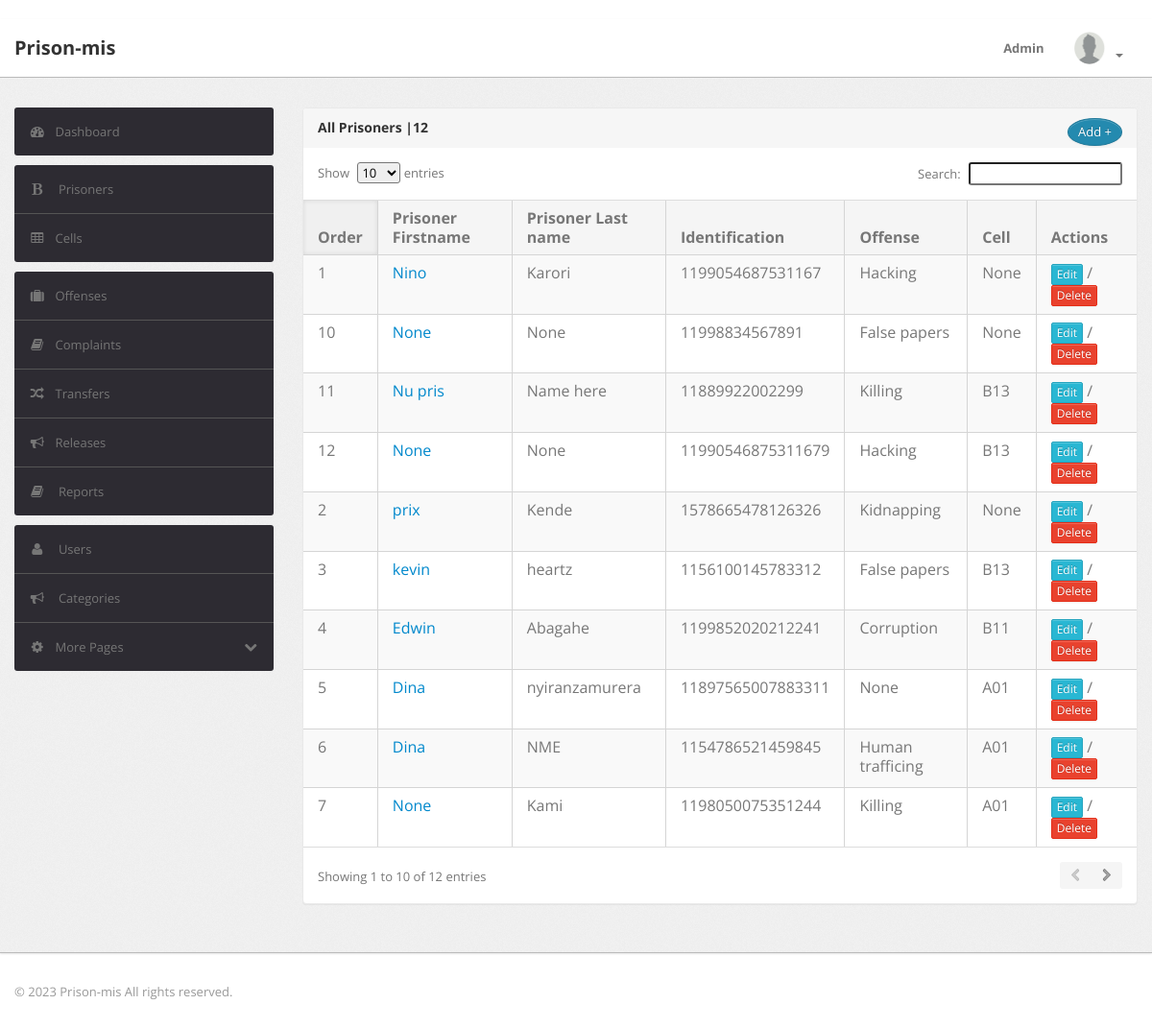
/prisoners/ (signed in), run on the app's committed database.
### accounts_app/models.py (models this page shows)
class User(AbstractUser):
    category = models.ForeignKey(Category, on_delete=models.SET_NULL, null=True)
    photo = models.ImageField(upload_to='photos/', default='avatar.png')

### prisoners_app/models.py (models this page shows, shortened)
class Prisoner(models.Model):
    firstname = models.CharField(max_length=30, default='None')
    lastname = models.CharField(max_length=30, default='None')
    email = models.EmailField(null=True,blank=True)
    identification = models.IntegerField(max_length=16)
    phone = models.IntegerField(null=True,blank=True)
    crime = models.ForeignKey(Crime, on_delete=models.SET_NULL,null=True)
    cell = models.ForeignKey(Cell, on_delete=models.SET_NULL,null=True,blank=True)
    entry_date = models.DateField()
    release_date = models.DateField(null=True, blank=True)
    marital_status = models.TextField(max_length=10, choices = MARITAL_CHOICES)
    gender = models.TextField(max_length=10, choices = GENDER_CHOICES)
    address = models.CharField(max_length=20)
    status = models.CharField(max_length=10,choices=PRISONER_STATUS_CHOICES,default="INMATE",blank=True)
    photo = models.ImageField(upload_to='photos/', default='avatar.png')

class Crime(models.Model):
    name = models.CharField(max_length=30)
    description = models.TextField()
    detention_period = models.IntegerField()
    def __str__(self):
        return self.name

class Cell(models.Model):
    name = models.CharField(max_length=10)
    max_inmates = models.IntegerField(default=4)
    status = models.CharField(max_length=10,choices=CELL_STATUS_CHOICES,default="Empty",blank=True)
    def __str__(self):
        return self.name

### prisoners_app/views.py (the view, shortened to what this page needs)
# urls.py: path('',prisoners_view,name='prisoners'),
@login_required
def prisoners_view(request):
    prisoners = Prisoner.objects.all()
    context = {'prisoners':prisoners}
    return render(request,'prisoners.html',context)

### prisoners_app/templates/prisoners.html (shortened to what this page needs)
{% extends 'base1.html' %}
{% load crispy_forms_tags %}
{% load static %}
{% block content %}
<div class="module">
    <div class="module-head">
        <h3>
            <span>All Prisoners |{{prisoners.count}}</span>
            <a href="{% url 'prisoner_add' %}" class="btn btn-primary pull-right" style="border-radius:50%">Add +</a>
        </h3>
    </div>
    <div class="module-body table">
        <table cellpadding="0" cellspacing="0" border="0" class="datatable-1 table table-bordered table-striped	 display" width="100%">
            <thead>
                <tr>
                    <th>Order</th>
                    <th>Prisoner Firstname</th>
                    <th>Prisoner Last name</th>
                    <th>Identification</th>
                    <th>Offense</th>
                    <th>Cell</th>
                    <th>Actions</th>
                </tr>
            </thead>
            <tbody>
                {% for prisoner in prisoners %}
                <tr>
                    <td>{{forloop.counter}}</td>
                    <td><a href="{% url 'prisoner_details' prisoner.id %}">{{prisoner.firstname}}</a></td>
                    <td>{{prisoner.lastname}}</td>
                    <td>{{prisoner.identification}}</td>
                    <td>{{prisoner.crime}}</td>
                    <td class="center">{{prisoner.cell}}</td>
                    <td class="center">
                        <a class="btn btn-xs btn-info" href="{% url 'prisoner_update' prisoner.id %}">Edit</a> /
                        <a class="btn btn-xs btn-danger modal_delete" data-toggle="modal" data-target="#deletemodal" data-url="{% url 'prisoner_delete' prisoner.id %}" >Delete</a>
                    </td>
                </tr>
                {% endfor %}
            </tbody>
        </table>
    </div>
</div>
{% endblock %}

### templates/base1.html (shortened to what this page needs)
{% load crispy_forms_tags %}
{% load static %}
<!DOCTYPE html>
<html lang="en">
    <head>
        <link type="text/css" href="{% static 'bootstrap/css/bootstrap.min.css' %}" rel="stylesheet">
        <link type="text/css" href="{% static 'bootstrap/css/bootstrap-responsive.min.css' %}" rel="stylesheet">
        <link type="text/css" href="{% static 'css/theme.css' %}" rel="stylesheet">
        <link type="text/css" href="{% static 'css/columns.css' %}" rel="stylesheet">
        <link type="text/css" href="{% static 'css/forms.css' %}" rel="stylesheet">
        <link type="text/css" href="{% static 'images/icons/css/font-awesome.css' %}" rel="stylesheet">
    </head>
    <body>
        <div class="navbar navbar-fixed-top">
            <div class="navbar-inner">
                <div class="container">
                        <a class="brand" href="{% url 'home' %}">Prison-mis</a>
                    {% block nav-content %}
                    <div class="nav-collapse collapse navbar-inverse-collapse">
                        <ul class="nav pull-right">
                            <li><a href="{% url 'user_update' request.user.id %}">{{request.user}} </a></li>
                            <li class="nav-user dropdown"><a href="#" class="dropdown-toggle" data-toggle="dropdown">
                                <img src="{{ user.photo.url }}" class="nav-avatar" />
                                <b class="caret"></b></a>
                            </li>
                        </ul>
                    </div>
                    {% endblock %}
                </div>
            </div>
        </div>
        <div class="wrapper">
            <div class="container">
                <div class="row">
                    <div class="span3"></div>
                    <div class="span9">
                    </div>
                </div>
                <div class="row">
                    <div class="span3">
                        <div class="sidebar">
                            <ul class="widget widget-menu unstyled">
                                <li class="active"><a href="{% url 'dashboard' %}"><i class="menu-icon icon-dashboard"></i>Dashboard</a></li>
                            </ul>
                            {% if user.category.name == 'Prison_Manager' %}
                            <ul class="widget widget-menu unstyled">
                                <li><a href="{% url 'prisoners' %}"><i class="menu-icon icon-bold"></i> Prisoners </a></li>
                                <li><a href="{% url 'cells' %}"><i class="menu-icon icon-table"></i>Cells </a></li>
                            </ul>
                            {% endif %}
                            <ul class="widget widget-menu unstyled">
                                {% if user.category.name != 'Criminal_Justice_Officer' %}
                                <li><a href="{% url 'crimes' %}"><i class="menu-icon icon-suitcase"></i>Offenses </a></li>
                                {% endif %}
                                <li><a href="{% url 'complaints' %}"><i class="menu-icon icon-book"></i>Complaints </a></li>
                                {% if user.category.name == 'Prison_Manager' %}
                                <li><a href="{% url 'transfers' %}"><i class="menu-icon icon-random"></i>Transfers </a></li>
                                <li><a href="{% url 'releases' %}"><i class="menu-icon icon-bullhorn"></i>Releases <b class="label green pull-right"></b></a></li>
                                <li><a href="{% url 'reports' %}"><i class="menu-icon icon-book"></i> Reports </a></li>
                                {% endif %}
                            </ul>
                            <ul class="widget widget-menu unstyled">
                                {% if user.category.name == 'Prison_Manager' %}
                                <li><a href="{% url 'users' %}"><i class="menu-icon icon-user"></i> Users </a></li>
                                <li><a href="{% url 'categorys' %}"><i class="menu-icon icon-bullhorn"></i> Categories </a></li>
                                {% endif %}
                                <li><a class="collapsed" data-toggle="collapse" href="#togglePages"><i class="menu-icon icon-cog">
                                </i><i class="icon-chevron-down pull-right"></i>More Pages </a>
                                </li>
                            </ul>
                        </div>
                    </div>
                    <div class="span9">
                        <div class="content">
                            {% block content %}{% endblock %}
                        </div>
                    </div>
                </div>
            </div>
        </div>
        <div class="footer">
            <div class="container">
                <span class="copyright">&copy; 2023 Prison-mis </spam>All rights reserved.
            </div>
        </div>
    </body>
</html>

### static/css/forms.css (style rules this page uses)
.caret { display: inline-block; width: 0; height: 0; margin-left: 2px; vertical-align: middle; border-top: 4px dashed; border-top: 4px solid \9; border-right: 4px solid transparent; border-left: 4px solid transparent; }
.dropup, .dropdown { position: relative; }

### data on the page
User: user "Admin", photo (placeholder picture)
Prisoner: firstname "Nino", lastname "Karori", identification "1199054687531167", crime "Hacking", cell "None"
Prisoner: firstname "prix", lastname "Kende", identification "1578665478126326", crime "Kidnapping", cell "None"
Prisoner: firstname "kevin", lastname "heartz", identification "1156100145783312", crime "False papers", cell "B13"
Prisoner: firstname "Edwin", lastname "Abagahe", identification "1199852020212241", crime "Corruption", cell "B11"
Prisoner: firstname "Dina", lastname "nyiranzamurera", identification "11897565007883311", crime "None", cell "A01"
Prisoner: firstname "Dina", lastname "NME", identification "1154786521459845", crime "Human trafficing", cell "A01"
Prisoner: firstname "None", lastname "Kami", identification "1198050075351244", crime "Killing", cell "A01"
Prisoner: firstname "None", lastname "None", identification "11998834567891", crime "False papers", cell "None"
Prisoner: firstname "Nu pris", lastname "Name here", identification "11889922002299", crime "Killing", cell "B13"
Prisoner: firstname "None", lastname "None", identification "11990546875311679", crime "Hacking", cell "B13"

### other printed values
{{ prisoners.count }} "12"
